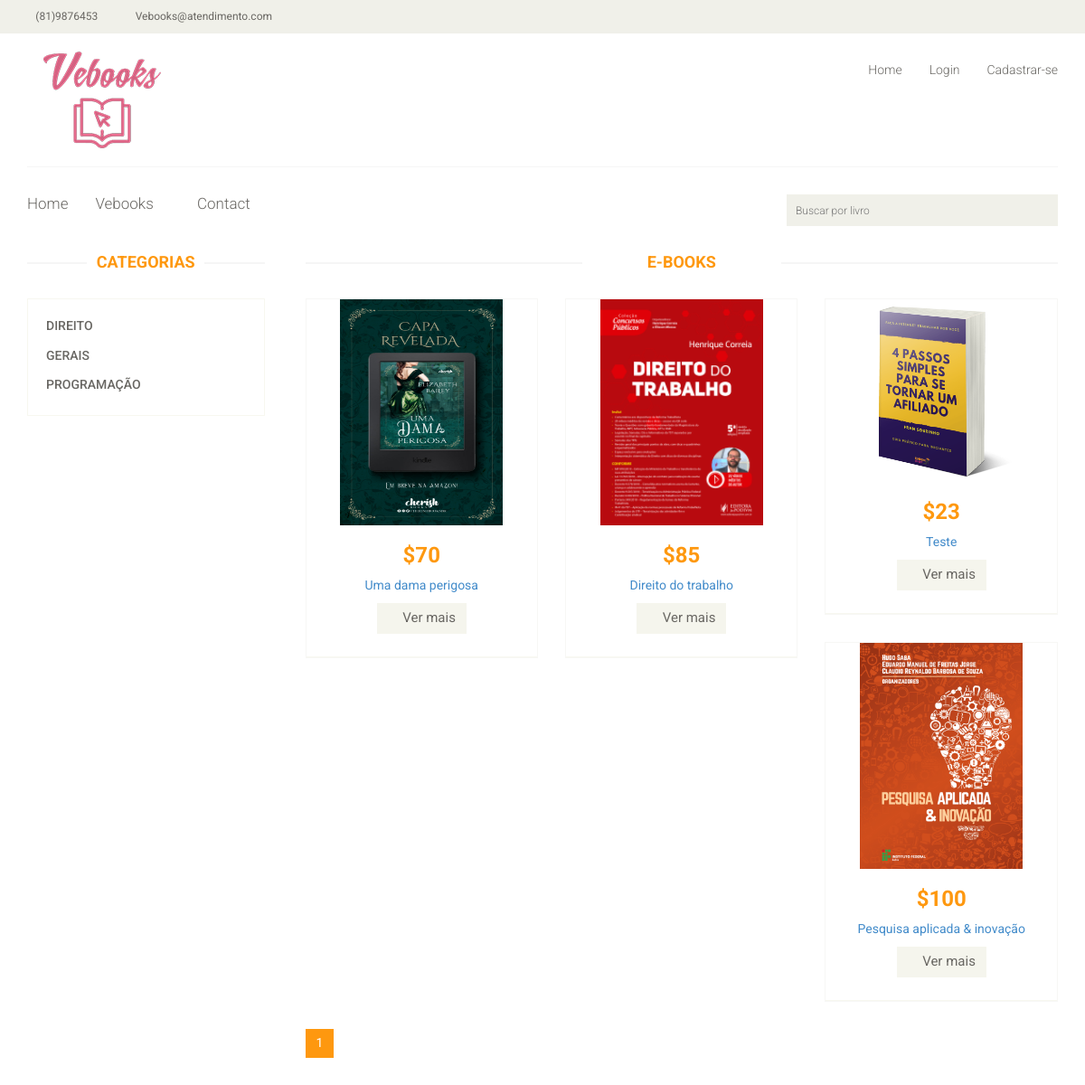
The page / on the database its author committed.
### tables this page shows
CREATE TABLE `categorias` (
  `id` int NOT NULL,
  `nome` varchar(130) NOT NULL
);

CREATE TABLE `livros` (
  `id` int NOT NULL,
  `titulo` varchar(120) NOT NULL,
  `descricao` varchar(250) NOT NULL,
  `preco` float NOT NULL,
  `imagem` varchar(130) NOT NULL,
  `autor` int NOT NULL,
  `categoria` int NOT NULL,
  `slug` varchar(500) NOT NULL,
  `ativo` char(1) NOT NULL
);

### App/core/Controller.php (called while the page is built, shortened)
<?php
class Controller {
    public function model($model) {
        return new $model;
    }
    public function view($view, $data = []) {
        require_once '../App/views/template.php';
    }
}

### App/controllers/home.php (called while the page is built, shortened)
<?php
class Home extends Controller{
	public function index($nome = ''){
		$livrosDao = $this->model('LivrosDao');
		$dados = $livrosDao->listarTodosLivros();
		$dadoos = $livrosDao->buscaCategorias();
		$this->view('home/index', $dados = ['registros' => $dados, 'categorias' => $dadoos]);
	}
}

### App/core/App.php (called while the page is built, shortened)
<?php
class App {
    protected $method = 'index';
    public function __construct(){
       ($url = $this->parseURL());
        $this->controller = new $this->controller;
    $this->params = $url ? array_values($url): [];
    call_user_func_array([$this->controller,$this->method], $this->params);
    }
    public function parseURL(){
        return explode('/',filter_var ($_SERVER['SERVER_NAME'].$_SERVER['REQUEST_URI'],FILTER_SANITIZE_URL));
    }
}

### public/index.php (called while the page is built, shortened)
<?php
$app = new \App\Core\App();

### App/core/Model.php (called while the page is built, shortened)
<?php
class Model {
    private static $instance;
    public static function getConn() {
        if(!isset(self::$instance)):
            self::$instance = new \PDO ('mysql:host=localhost;dbname=vebooksNew;charset=utf8','root','12345');
        endif;
        return self::$instance;
    }
}

### App/models/LivrosDao.php (called while the page is built, shortened)
<?php
class LivrosDao extends Model{
	public function listarTodosLivros(){
		  $query = "SELECT * FROM livros WHERE ativo = ?";
     	$stmt = self::getConn()->prepare($query);
      $stmt->bindValue(1, 'S');
     	$stmt->execute();
     	if($stmt->rowCount() > 0):
     		$resultado = $stmt->fetchAll(\PDO::FETCH_ASSOC);
     		return $resultado;
     	else:
     		return [];
     	endif;
	}
     public function buscaCategorias(){
          $sql = "SELECT * FROM categorias";
          $stmt = self::getConn()->prepare($sql);
          $stmt->execute();
          if($stmt->rowCount() > 0):
               $resultado = $stmt->fetchAll(\PDO::FETCH_ASSOC);
               return $resultado;
          else:
               return [];
          endif;
     }
}

### App/views/home/index.php (the view, shortened to what this page needs)
<link href="<?php echo URL_BASE; ?>css/ListLivros.css" rel="stylesheet">
<?php
 $pagination = new App\Pagination($data['registros'], isset($_GET['page'])? $_GET['page'] : 1, 10);
?>
    <section>
        <div class="container">
            <div class="row">
                <div class="col-sm-3">
                    <div class="left-sidebar">
                        <h2>Categorias</h2>
                            <div class="panel-group category-products" id="accordian">
                                <?php foreach ($data['categorias'] as $note): ?>
                                    <div class="panel panel-default">
                                        <div class="panel-heading">
                                            <h4 class="panel-title">
                                                <a data-toggle="collapse" data-parent="#accordian" href="/notes/ver/<?php echo $note['idCategoria']; ?>">
                                                    <span class="badge pull-right"><i class="fa fa-plus"></i></span>
                                                    <?php echo $note['nome']; ?>
                                                </a>
                                            </h4>
                                        </div>
                                    </div>
                                <?php endforeach; ?>
                        </div>
                    </div>
                </div>
<div class="col-sm-9 padding-right">
          <div class="features_items">
            <h2 class="title text-center">E-books</h2>
      <?php foreach ($pagination->resultado() as $note): ?>
            <div class="col-sm-4">
              <div class="product-image-wrapper">
                <div class="single-products">
                    <div class="productinfo text-center">
                      <img class="exibeImg" src="<?php echo URL_BASE; ?>/uploads/<?php echo $note['imagem']; ?>" alt="" />
                      <h2>$<?php echo $note['preco']; ?></h2>
                      <p><a href="/livros/abrirLivro/<?php echo $note['id']; ?>"><?php echo $note['titulo']; ?></a></p>
                      <a href="#" class="btn btn-default add-to-cart"><i class="fa fa-shopping-cart"></i>Ver mais</a>
                    </div>
                    <div class="product-overlay">
                      <div class="overlay-content">
                      </div>
                    </div>
                </div>
                <div class="choose">
                </div>
              </div>
            </div>
      <?php endforeach; ?>
          </div>
          <?php
             $pagination->navigator();
          ?>
        </div>
      </div>
    </div>
  </section>

### App/views/template.php (shortened to what this page needs)
<!DOCTYPE html>
<html>
	<head>
	    <link href="<?php echo URL_BASE; ?>css/bootstrap.min.css" rel="stylesheet">
	    <link href="<?php echo URL_BASE; ?>css/font-awesome.min.css" rel="stylesheet">
	    <link href="<?php echo URL_BASE; ?>css/prettyPhoto.css" rel="stylesheet">
	    <link href="<?php echo URL_BASE; ?>css/price-range.css" rel="stylesheet">
	    <link href="<?php echo URL_BASE; ?>css/animate.css" rel="stylesheet">
	    <link href="<?php echo URL_BASE; ?>css/main.css" rel="stylesheet">
	    <link href="<?php echo URL_BASE; ?>css/responsive.css" rel="stylesheet">
	</head>
	<body>
		<header id="header">
        <div class="header_top">
            <div class="container">
                <div class="row">
                    <div class="col-sm-6">
                        <div class="contactinfo">
                            <ul class="nav nav-pills">
                                <li><a href="#"><i class="fa fa-phone"></i>(81)9876453</a></li>
                                <li><a href="#"><i class="fa fa-envelope"></i>Vebooks@atendimento.com</a></li>
                            </ul>
                        </div>
                    </div>
                </div>
            </div>
        </div>
        <div class="header-middle">
            <div class="container">
                <div class="row">
                    <div class="col-sm-4">
                        <div class="logo pull-left">
                            <a href="/home/index"><img src="<?php echo URL_BASE; ?>imagens/Logo4.png" alt="" /></a>
                        </div>
                    </div>
                    <div class="col-sm-8">
                        <div class="shop-menu pull-right">
                            <ul class="nav navbar-nav">
                                <li><a href="/">Home</a></li>
                                <?php if(!isset($_SESSION['logado'])): ?>
                                    <li><a href="/home/login">Login</a></li>
                                    <li><a href="/home/login">Cadastrar-se</a></li>
                                <?php else: ?>
                                    <li>Olá, <?php echo $_SESSION['userNome']; ?></li>
                                    <li><a href="/home/logout">Logout</a></li>
                                <?php endif; ?>
                            </ul>
                        </div>
                    </div>
                </div>
            </div>
        </div>
        <div class="header-bottom">
            <div class="container">
                <div class="row">
                    <div class="col-sm-9">
                        <div class="mainmenu pull-left">
                            <ul class="nav navbar-nav collapse navbar-collapse">
                                <li><a href="/">Home</a></li>
                                <li class="dropdown"><a href="#">Vebooks<i class="fa fa-angle-down"></i></a>
                                </li>
                                <li><a href="contact-us.html">Contact</a></li>
                            </ul>
                        </div>
                    </div>
                    <div class="col-sm-3">
                        <div class="search_box pull-right">
                            <form method="POST" action="/livros/buscar">
                                <div class="input-field">
                                  <input id="search" style="width: 300px;" name="search" type="search" placeholder="Buscar por livro" required>
                                </div>
                            </form>
                        </div>
                    </div>
                </div>
            </div>
        </div>
    </header>
        <?php require_once '../App/views/'.$view.'.php'; ?>
	</body>
</html>

### App/Pagination.php (shortened to what this page needs)
<?php
 class Pagination extends Core\App {
 	public $dados;
 	public $atual;
 	public $quantidade;
 	public $contar;
 	public function __construct($dados, $atual, $quantidade){
 		$this->dados = $dados;
 		$this->atual = $atual;
 		$this->quantidade = $quantidade;
 	}
 	public function resultado(){
 		$this->registrosPagina = array_chunk($this->dados, $this->quantidade);
 		$this->contar = count($this->registrosPagina);
 		if($this->contar > 0):
	 		$this->resultado = $this->registrosPagina[$this->atual-1];
	 		return $this->resultado;
	 	else:
	 		return [];
	 	endif;
 	}
 	public function navigator(){
 		echo "<ul class='pagination'>";
 				for($i = 1; $i <= $this->contar; $i++):
 					if($i == $this->atual):
 					  echo "<li class='active'><a href='#'>".$i."</a></li>";
 					else:
 					  echo "<li><a href='".$this->currentURL()."?page=".$i."'>".$i."</a></li>";
 					endif;
 				endfor;
 		echo "</ul>";
 	}
 }

### public/css/ListLivros.css (style rules this page uses)
.exibeImg { max-width:180px; max-height:250px; width: auto; height: auto; }

### rows shown on the page
categorias: nome "DIREITO"
categorias: nome "GERAIS"
categorias: nome "PROGRAMAÇÃO"
livros: imagem (picture), preco "70", titulo "Uma dama perigosa"
livros: imagem (picture), preco "85", titulo "Direito do trabalho"
livros: imagem (picture), preco "23", titulo "Teste"
livros: imagem (picture), preco "100", titulo "Pesquisa aplicada & inovação"
